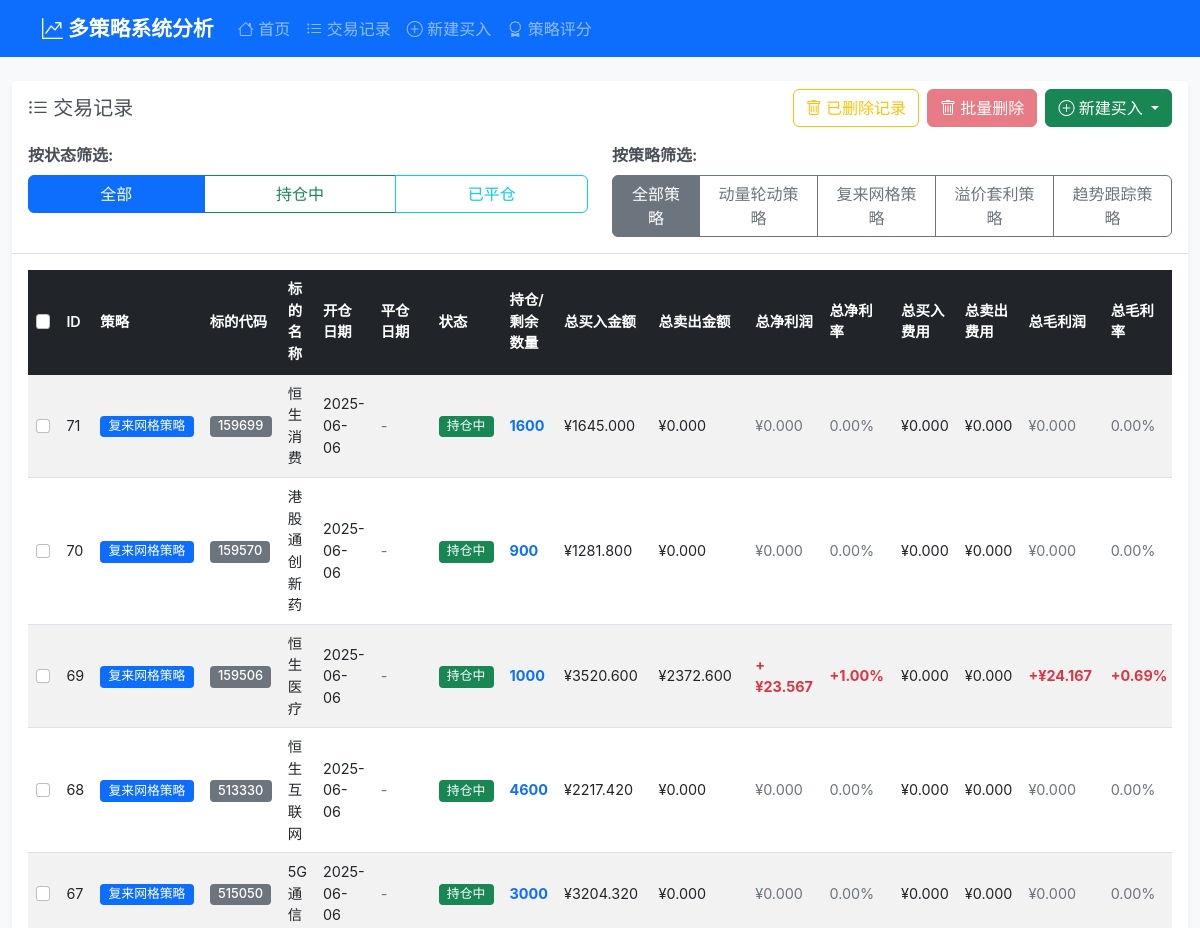
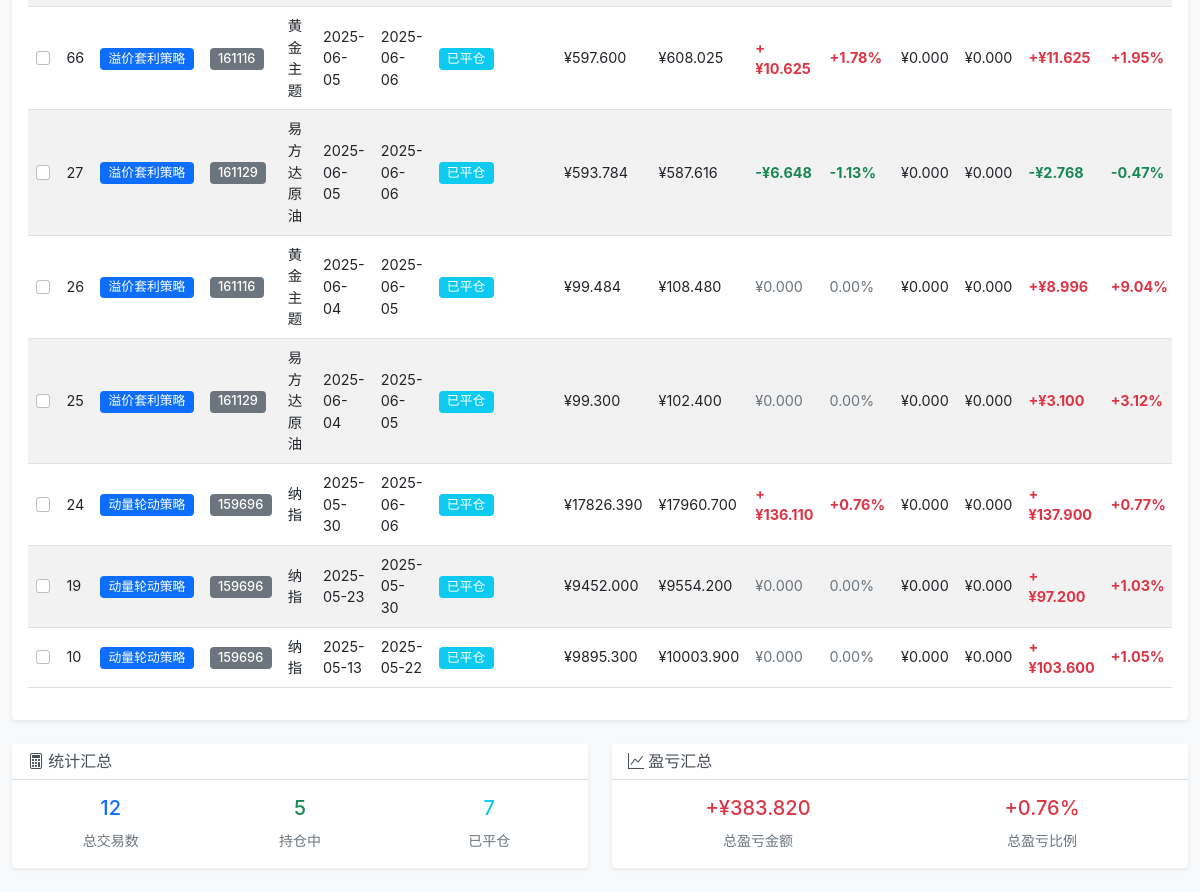
/trades, run on the app's committed database (2 pictures, top to bottom).
### tables this page shows
CREATE TABLE strategies (
                id INTEGER PRIMARY KEY AUTOINCREMENT,
                name TEXT NOT NULL UNIQUE,
                description TEXT,
                is_active BOOLEAN DEFAULT 1,
                created_at TIMESTAMP DEFAULT CURRENT_TIMESTAMP,
                updated_at TIMESTAMP DEFAULT CURRENT_TIMESTAMP
            );

CREATE TABLE trades (
                id INTEGER PRIMARY KEY AUTOINCREMENT,
                symbol_code TEXT NOT NULL,
                symbol_name TEXT NOT NULL,
                open_date DATE NOT NULL,
                close_date DATE,
                status TEXT DEFAULT 'open',  -- open: 持仓中, closed: 已平仓
                total_buy_amount DECIMAL(15,3) DEFAULT 0,
                total_buy_quantity INTEGER DEFAULT 0,
                total_sell_amount DECIMAL(15,3) DEFAULT 0,
                total_sell_quantity INTEGER DEFAULT 0,
                remaining_quantity INTEGER DEFAULT 0,
                total_profit_loss DECIMAL(15,3) DEFAULT 0,
                total_profit_loss_pct DECIMAL(8,4) DEFAULT 0,
                holding_days INTEGER DEFAULT 0,
                created_at TIMESTAMP DEFAULT CURRENT_TIMESTAMP,
                updated_at TIMESTAMP DEFAULT CURRENT_TIMESTAMP
            , strategy TEXT DEFAULT "trend", trade_log TEXT, deleted_at TIMESTAMP, deleted_reason TEXT, strategy_id INTEGER, is_deleted INTEGER DEFAULT 0, delete_date TIMESTAMP, delete_reason TEXT, operator_note TEXT, total_gross_profit DECIMAL(15,3) DEFAULT 0, total_net_profit DECIMAL(15,3) DEFAULT 0, total_net_profit_pct DECIMAL(8,4) DEFAULT 0);

### routes/trading_routes.py (the view)
@trading_bp.route('/trades')
def trades():
    try:
        trading_service = TradingService(current_app.db_service)
        strategy_service = StrategyService(current_app.db_service)
        status = request.args.get('status', 'all')
        strategy_arg = request.args.get('strategy', 'all')
        status_filter = None if not status or status == 'all' else status
        strategy_filter = None
        if strategy_arg and strategy_arg != 'all':
            try:
                strategy_filter = int(strategy_arg)
            except ValueError:
                strategy_filter = strategy_arg
        all_trades_dto = trading_service.get_all_trades(status=status_filter, strategy=strategy_filter, return_dto=True)
        strategies_list_raw = strategy_service.get_all_strategies(return_dto=True)
        all_trades = dto_list_to_dicts(all_trades_dto)
        strategies_list = dto_list_to_dicts(strategies_list_raw)
        return render_template('trades.html',
                             trades=all_trades,
                             strategies=strategies_list,
                             current_status=status,
                             current_strategy=str(strategy_arg))
    except Exception as e:
        current_app.logger.error(f"交易列表加载失败: {str(e)}")
        return render_template('trades.html', trades=[], strategies=[])

### templates/trades.html (shortened to what this page needs)
{% extends "base.html" %}
{% block content %}
<div class="row">
    <div class="col-12">
        <div class="card">
            <div class="card-header">
                <div class="d-flex justify-content-between align-items-center mb-3">
                    <h5 class="card-title mb-0">
                        <i class="bi bi-list-ul"></i> 交易记录
                    </h5>
                    <div class="d-flex gap-2">
                        <a href="{{ url_for('trading.deleted_trades') }}" class="btn btn-outline-warning">
                            <i class="bi bi-trash"></i> 已删除记录
                        </a>
                        <button class="btn btn-danger" id="batchDeleteBtn" disabled>
                            <i class="bi bi-trash"></i> 批量删除
                        </button>
                        <div class="dropdown">
                            <button class="btn btn-success dropdown-toggle" type="button" data-bs-toggle="dropdown">
                                <i class="bi bi-plus-circle"></i> 新建买入
                            </button>
                        </div>
                    </div>
                </div>
                <div class="row">
                    <div class="col-md-6 mb-2">
                        <label class="form-label fw-bold">按状态筛选:</label>
                        <div class="btn-group w-100" role="group">
                            <a href="{{ url_for('trading.trades') }}?status=all{% if current_strategy != 'all' %}&strategy={{ current_strategy }}{% endif %}"
                               class="btn btn-outline-primary {{ 'active' if current_status == 'all' else '' }}">
                                全部
                            </a>
                            <a href="{{ url_for('trading.trades') }}?status=open{% if current_strategy != 'all' %}&strategy={{ current_strategy }}{% endif %}"
                               class="btn btn-outline-success {{ 'active' if current_status == 'open' else '' }}">
                                持仓中
                            </a>
                            <a href="{{ url_for('trading.trades') }}?status=closed{% if current_strategy != 'all' %}&strategy={{ current_strategy }}{% endif %}"
                               class="btn btn-outline-info {{ 'active' if current_status == 'closed' else '' }}">
                                已平仓
                            </a>
                        </div>
                    </div>
                    <div class="col-md-6 mb-2">
                        <label class="form-label fw-bold">按策略筛选:</label>
                        <div class="btn-group w-100" role="group">
                            <a href="{{ url_for('trading.trades') }}?strategy=all{% if current_status != 'all' %}&status={{ current_status }}{% endif %}"
                               class="btn btn-outline-secondary {{ 'active' if current_strategy == 'all' else '' }}">
                                全部策略
                            </a>
                            {% for s in strategies %}
                            <a href="{{ url_for('trading.trades') }}?strategy={{ s.id }}{% if current_status != 'all' %}&status={{ current_status }}{% endif %}"
                               class="btn btn-outline-secondary {{ 'active' if current_strategy == (s.id|string) else '' }}">
                                {{ s.name }}
                            </a>
                            {% endfor %}
                        </div>
                    </div>
                </div>
            </div>
            <div class="card-body">
                <div class="table-responsive">
                    <table class="table table-striped table-hover">
                        <thead class="table-dark">
                            <tr>
                                <th>
                                    <input type="checkbox" id="selectAll" class="form-check-input">
                                </th>
                                <th>ID</th>
                                <th>策略</th>
                                <th>标的代码</th>
                                <th>标的名称</th>
                                <th>开仓日期</th>
                                <th>平仓日期</th>
                                <th>状态</th>
                                <th>持仓/剩余数量</th>
                                <th>总买入金额</th>
                                <th>总卖出金额</th>
                                <th>总净利润</th>
                                <th>总净利率</th>
                                <th>总买入费用</th>
                                <th>总卖出费用</th>
                                <th>总毛利润</th>
                                <th>总毛利率</th>
                            </tr>
                        </thead>
                        <tbody>
                            {% if trades %}
                                {% for trade in trades %}
                                <tr>
                                    <td>
                                        <input type="checkbox" class="form-check-input trade-checkbox" value="{{ trade.id }}">
                                    </td>
                                    <td>{{ trade.id }}</td>
                                    <td>
                                            <span class="badge bg-primary">
                                                {{ trade.strategy_name or '-' }}
                                        </span>
                                    </td>
                                    <td>
                                        <span class="badge bg-secondary">{{ trade.symbol_code }}</span>
                                    </td>
                                    <td>{{ trade.symbol_name }}</td>
                                    <td>{{ trade.open_date }}</td>
                                    <td>
                                        {% if trade.close_date %}
                                            {{ trade.close_date }}
                                        {% else %}
                                            <span class="text-muted">-</span>
                                        {% endif %}
                                    </td>
                                    <td>
                                        {% if trade.status == 'open' %}
                                            <span class="badge bg-success">持仓中</span>
                                        {% else %}
                                            <span class="badge bg-info">已平仓</span>
                                        {% endif %}
                                    </td>
                                    <td>
                                        {% if trade.status == 'open' %}
                                            <span class="text-primary fw-bold">{{ trade.remaining_quantity }}</span>
                                        {% else %}
                                            <span class="text-muted">{{ trade.total_buy_quantity }}</span>
                                        {% endif %}
                                    </td>
                                    <td>¥{{ "%.3f"|format(trade.total_buy_amount) }}</td>
                                    <td>¥{{ "%.3f"|format(trade.total_sell_amount) }}</td>
                                    <td>
                                        {% if trade.total_net_profit > 0 %}
                                            <span class="text-danger fw-bold">+¥{{ "%.3f"|format(trade.total_net_profit) }}</span>
                                        {% elif trade.total_net_profit < 0 %}
                                            <span class="text-success fw-bold">-¥{{ "%.3f"|format((trade.total_net_profit | abs)) }}</span>
                                        {% else %}
                                            <span class="text-muted">¥0.000</span>
                                        {% endif %}
                                    </td>
                                    <td>
                                        {% if trade.total_net_profit_pct > 0 %}
                                            <span class="text-danger fw-bold">+{{ "%.2f"|format(trade.total_net_profit_pct) }}%</span>
                                        {% elif trade.total_net_profit_pct < 0 %}
                                            <span class="text-success fw-bold">{{ "%.2f"|format(trade.total_net_profit_pct) }}%</span>
                                        {% else %}
                                            <span class="text-muted">0.00%</span>
                                        {% endif %}
                                    </td>
                                    <td>¥{{ "%.3f"|format(trade.total_buy_fees) }}</td>
                                    <td>¥{{ "%.3f"|format(trade.total_sell_fees) }}</td>
                                    <td>
                                        {% if trade.total_profit_loss > 0 %}
                                            <span class="text-danger fw-bold">+¥{{ "%.3f"|format(trade.total_profit_loss) }}</span>
                                        {% elif trade.total_profit_loss < 0 %}
                                            <span class="text-success fw-bold">-¥{{ "%.3f"|format((trade.total_profit_loss | abs)) }}</span>
                                        {% else %}
                                            <span class="text-muted">¥0.000</span>
                                        {% endif %}
                                    </td>
                                    <td>
                                        {% if trade.total_profit_loss_pct > 0 %}
                                            <span class="text-danger fw-bold">+{{ "%.2f"|format(trade.total_profit_loss_pct) }}%</span>
                                        {% elif trade.total_profit_loss_pct < 0 %}
                                            <span class="text-success fw-bold">{{ "%.2f"|format(trade.total_profit_loss_pct) }}%</span>
                                        {% else %}
                                            <span class="text-muted">0.00%</span>
                                        {% endif %}
                                    </td>
                                </tr>
                                {% endfor %}
                            {% endif %}
                        </tbody>
                    </table>
                </div>
            </div>
        </div>
    </div>
</div>
{% if trades %}
<div class="row mt-4">
    <div class="col-md-6">
        <div class="card">
            <div class="card-header">
                <h6 class="card-title mb-0">
                    <i class="bi bi-calculator"></i> 统计汇总
                </h6>
            </div>
            <div class="card-body">
                <div class="row text-center">
                    <div class="col-4">
                        <h5 class="text-primary">{{ trades|length }}</h5>
                        <small class="text-muted">总交易数</small>
                    </div>
                    <div class="col-4">
                        <h5 class="text-success">
                            {{ trades|selectattr("status", "equalto", "open")|list|length }}
                        </h5>
                        <small class="text-muted">持仓中</small>
                    </div>
                    <div class="col-4">
                        <h5 class="text-info">
                            {{ trades|selectattr("status", "equalto", "closed")|list|length }}
                        </h5>
                        <small class="text-muted">已平仓</small>
                    </div>
                </div>
            </div>
        </div>
    </div>
    <div class="col-md-6">
        <div class="card">
            <div class="card-header">
                <h6 class="card-title mb-0">
                    <i class="bi bi-graph-up"></i> 盈亏汇总
                </h6>
            </div>
            <div class="card-body">
                {% set total_profit_loss = trades|sum(attribute='total_profit_loss') %}
                {% set total_investment = trades|sum(attribute='total_buy_amount') %}
                {% set total_profit_loss_pct = (total_profit_loss / total_investment * 100) if total_investment > 0 else 0 %}
                <div class="row text-center">
                    <div class="col-6">
                        {% if total_profit_loss > 0 %}
                            <h5 class="text-danger">+¥{{ "%.3f"|format(total_profit_loss) }}</h5>
                        {% elif total_profit_loss < 0 %}
                            <h5 class="text-success">-¥{{ "%.3f"|format((total_profit_loss | abs)) }}</h5>
                        {% else %}
                            <h5 class="text-muted">¥0.000</h5>
                        {% endif %}
                        <small class="text-muted">总盈亏金额</small>
                    </div>
                    <div class="col-6">
                        {% if total_profit_loss_pct > 0 %}
                            <h5 class="text-danger">+{{ "%.2f"|format(total_profit_loss_pct) }}%</h5>
                        {% elif total_profit_loss_pct < 0 %}
                            <h5 class="text-success">{{ "%.2f"|format(total_profit_loss_pct) }}%</h5>
                        {% else %}
                            <h5 class="text-muted">0.00%</h5>
                        {% endif %}
                        <small class="text-muted">总盈亏比例</small>
                    </div>
                </div>
            </div>
        </div>
    </div>
</div>
{% endif %}
{% endblock %}

### data on the page
strategies: name "动量轮动策略"
strategies: name "复来网格策略"
strategies: name "溢价套利策略"
strategies: name "趋势跟踪策略"
trades: id "71", name "复来网格策略", symbol_code "159699", symbol_name "恒生消费", open_date "2025-06-06", status "持仓中", remaining_quantity "1600", total_buy_amount "1645.000", total_sell_amount "0.000", total_net_profit "¥0.000", total_net_profit_pct "0.00%", total_buy_fees "0.000", total_sell_fees "0.000", total_profit_loss "¥0.000", total_profit_loss_pct "0.00%"
trades: id "70", name "复来网格策略", symbol_code "159570", symbol_name "港股通创新药", open_date "2025-06-06", status "持仓中", remaining_quantity "900", total_buy_amount "1281.800", total_sell_amount "0.000", total_net_profit "¥0.000", total_net_profit_pct "0.00%", total_buy_fees "0.000", total_sell_fees "0.000", total_profit_loss "¥0.000", total_profit_loss_pct "0.00%"
trades: id "69", name "复来网格策略", symbol_code "159506", symbol_name "恒生医疗", open_date "2025-06-06", status "持仓中", remaining_quantity "1000", total_buy_amount "3520.600", total_sell_amount "2372.600", total_net_profit "23.567", total_net_profit_pct "1.00", total_buy_fees "0.000", total_sell_fees "0.000", total_profit_loss "24.167", total_profit_loss_pct "0.69"
trades: id "68", name "复来网格策略", symbol_code "513330", symbol_name "恒生互联网", open_date "2025-06-06", status "持仓中", remaining_quantity "4600", total_buy_amount "2217.420", total_sell_amount "0.000", total_net_profit "¥0.000", total_net_profit_pct "0.00%", total_buy_fees "0.000", total_sell_fees "0.000", total_profit_loss "¥0.000", total_profit_loss_pct "0.00%"
trades: id "67", name "复来网格策略", symbol_code "515050", symbol_name "5G通信", open_date "2025-06-06", status "持仓中", remaining_quantity "3000", total_buy_amount "3204.320", total_sell_amount "0.000", total_net_profit "¥0.000", total_net_profit_pct "0.00%", total_buy_fees "0.000", total_sell_fees "0.000", total_profit_loss "¥0.000", total_profit_loss_pct "0.00%"
trades: id "66", name "溢价套利策略", symbol_code "161116", symbol_name "黄金主题", open_date "2025-06-05", close_date "2025-06-06", status "已平仓", total_buy_amount "597.600", total_sell_amount "608.025", total_net_profit "10.625", total_net_profit_pct "1.78", total_buy_fees "0.000", total_sell_fees "0.000", total_profit_loss "11.625", total_profit_loss_pct "1.95"
trades: id "27", name "溢价套利策略", symbol_code "161129", symbol_name "易方达原油", open_date "2025-06-05", close_date "2025-06-06", status "已平仓", total_buy_amount "593.784", total_sell_amount "587.616", total_net_profit "6.648", total_net_profit_pct "-1.13", total_buy_fees "0.000", total_sell_fees "0.000", total_profit_loss "2.768", total_profit_loss_pct "-0.47"
trades: id "26", name "溢价套利策略", symbol_code "161116", symbol_name "黄金主题", open_date "2025-06-04", close_date "2025-06-05", status "已平仓", total_buy_amount "99.484", total_sell_amount "108.480", total_net_profit "¥0.000", total_net_profit_pct "0.00%", total_buy_fees "0.000", total_sell_fees "0.000", total_profit_loss "8.996", total_profit_loss_pct "9.04"
trades: id "25", name "溢价套利策略", symbol_code "161129", symbol_name "易方达原油", open_date "2025-06-04", close_date "2025-06-05", status "已平仓", total_buy_amount "99.300", total_sell_amount "102.400", total_net_profit "¥0.000", total_net_profit_pct "0.00%", total_buy_fees "0.000", total_sell_fees "0.000", total_profit_loss "3.100", total_profit_loss_pct "3.12"
trades: id "24", name "动量轮动策略", symbol_code "159696", symbol_name "纳指", open_date "2025-05-30", close_date "2025-06-06", status "已平仓", total_buy_amount "17826.390", total_sell_amount "17960.700", total_net_profit "136.110", total_net_profit_pct "0.76", total_buy_fees "0.000", total_sell_fees "0.000", total_profit_loss "137.900", total_profit_loss_pct "0.77"
trades: id "19", name "动量轮动策略", symbol_code "159696", symbol_name "纳指", open_date "2025-05-23", close_date "2025-05-30", status "已平仓", total_buy_amount "9452.000", total_sell_amount "9554.200", total_net_profit "¥0.000", total_net_profit_pct "0.00%", total_buy_fees "0.000", total_sell_fees "0.000", total_profit_loss "97.200", total_profit_loss_pct "1.03"
trades: id "10", name "动量轮动策略", symbol_code "159696", symbol_name "纳指", open_date "2025-05-13", close_date "2025-05-22", status "已平仓", total_buy_amount "9895.300", total_sell_amount "10003.900", total_net_profit "¥0.000", total_net_profit_pct "0.00%", total_buy_fees "0.000", total_sell_fees "0.000", total_profit_loss "103.600", total_profit_loss_pct "1.05"

### other printed values
{{ trades|length }} "12"
{{ trades|selectattr("status", "equalto", "open")|list|length }} "5"
{{ trades|selectattr("status", "equalto", "closed")|list|length }} "7"
{{ "%.3f"|format(total_profit_loss) }} "383.820"
{{ "%.2f"|format(total_profit_loss_pct) }} "0.76"
